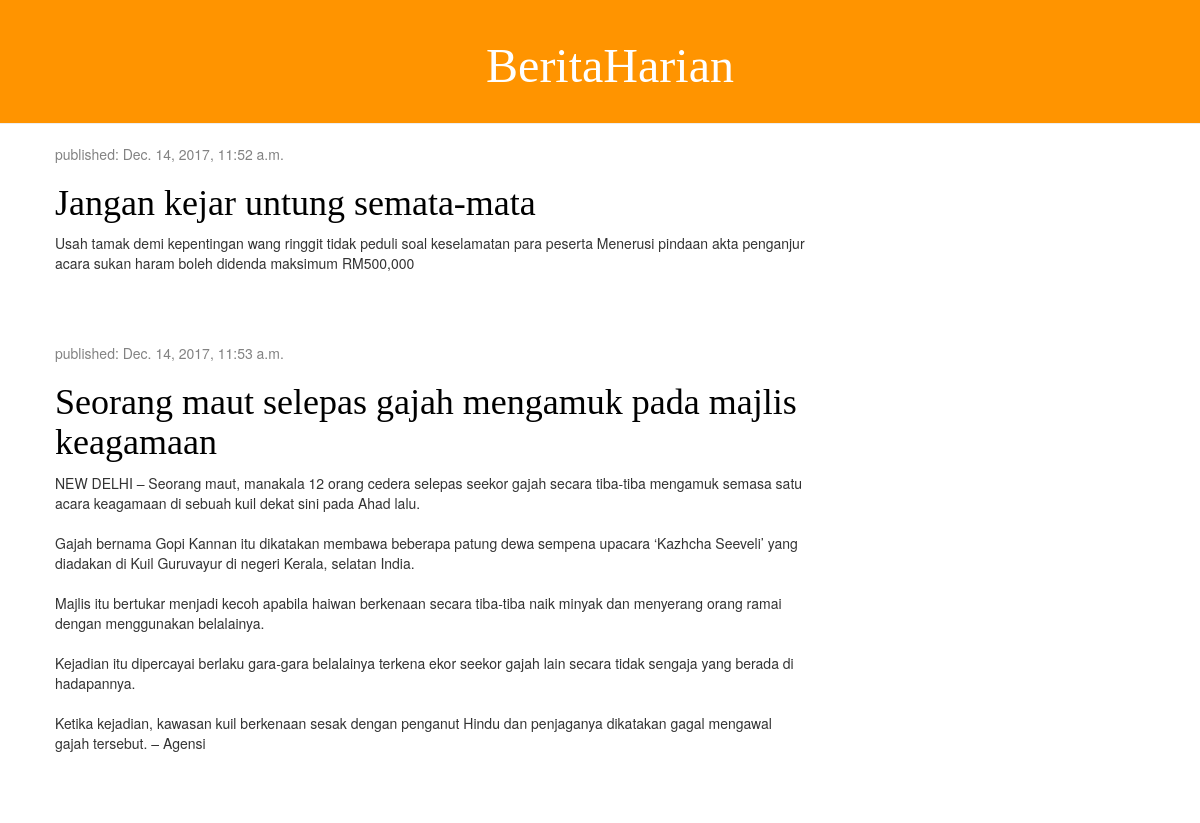
The page / on the database its author committed.
### blog/models.py (models this page shows, shortened)
class Post(models.Model):
    author = models.ForeignKey('auth.User',on_delete=models.CASCADE)
    title = models.CharField(max_length=200)
    text = models.TextField()
    created_date = models.DateTimeField(default=timezone.now)
    published_date = models.DateTimeField(blank=True, null=True)

### blog/views.py (the view)
# urls.py: url(r'^$', views.post_list, name='post_list'),
def post_list(request):
    posts = Post.objects.filter(published_date__lte=timezone.now()).order_by('published_date')
    return render(request, 'blog/post_list.html', {'posts': posts})

### blog/templates/blog/post_list.html (shortened to what this page needs)
<html>
   {% load staticfiles %}
<html>
    <head>
        <link rel="stylesheet" href="//maxcdn.bootstrapcdn.com/bootstrap/3.2.0/css/bootstrap.min.css">
        <link rel="stylesheet" href="//maxcdn.bootstrapcdn.com/bootstrap/3.2.0/css/bootstrap-theme.min.css">
        <link rel="stylesheet" href="{% static 'css/blog.css' %}">
    </head>
    <body>
        <div class="page-header">
            <h1><center>BeritaHarian</center></h1>
        </div>
        <div class="content container">
    <div class="row">
        <div class="col-md-8">
            {% for post in posts %}
                <div class="post">
                    <div class="date">
                        <p>published: {{ post.published_date }}</p>
                    </div>
                    <h1><a href="">{{ post.title }}</a></h1>
                    <p>{{ post.text|linebreaksbr }}</p>
                </div>
            {% endfor %}
        </div>
    </div>
</div>
    </body>
</html>
</html>

### blog/static/css/blog.css (style rules this page uses)
.page-header { background-color: #ff9400; margin-top: 0; padding: 20px 20px 20px 40px; }
.page-header h1, .page-header h1 a, .page-header h1 a:visited, .page-header h1 a:active { color: #ffffff; font-size: 36pt; text-decoration: none; }
.content { margin-left: 40px; }
h1, h2, h3, h4 { font-family: 'Lobster', cursive; }
.date { color: #828282; }
.post { margin-bottom: 70px; }
.post h1 a, .post h1 a:visited { color: #000000; }

### rows shown on the page
Post: published_date "Dec. 14, 2017, 11:52 a.m.", title "Jangan kejar untung semata-mata", text "Usah tamak demi kepentingan wang ringgit tidak peduli soal keselamatan para peserta Menerusi pindaan akta penganjur acara sukan haram boleh didenda maksimum RM500,000"
Post: published_date "Dec. 14, 2017, 11:53 a.m.", title "Seorang maut selepas gajah mengamuk pada majlis keagamaan", text "NEW DELHI – Seorang maut, manakala 12 orang cedera selepas seekor gajah secara tiba-tiba mengamuk semasa satu acara keagamaan di sebuah kuil dekat sini pada Ahad lalu. Gajah bernama Gopi Kannan itu dikatakan membawa beberapa patung dewa sempena upacara ‘Kazhcha Seeveli’ yang diadakan di Kuil Guruvayur di negeri Kerala, selatan India. Majlis itu bertukar menjadi kecoh apabila haiwan berkenaan secara tiba-tiba naik minyak dan menyerang orang ramai dengan menggunakan belalainya. Kejadian itu dipercayai berlaku gara-gara belalainya terkena ekor seekor gajah lain secara tidak sengaja yang berada di hadapannya. Ketika kejadian, kawasan kuil berkenaan sesak dengan penganut Hindu dan penjaganya…"
